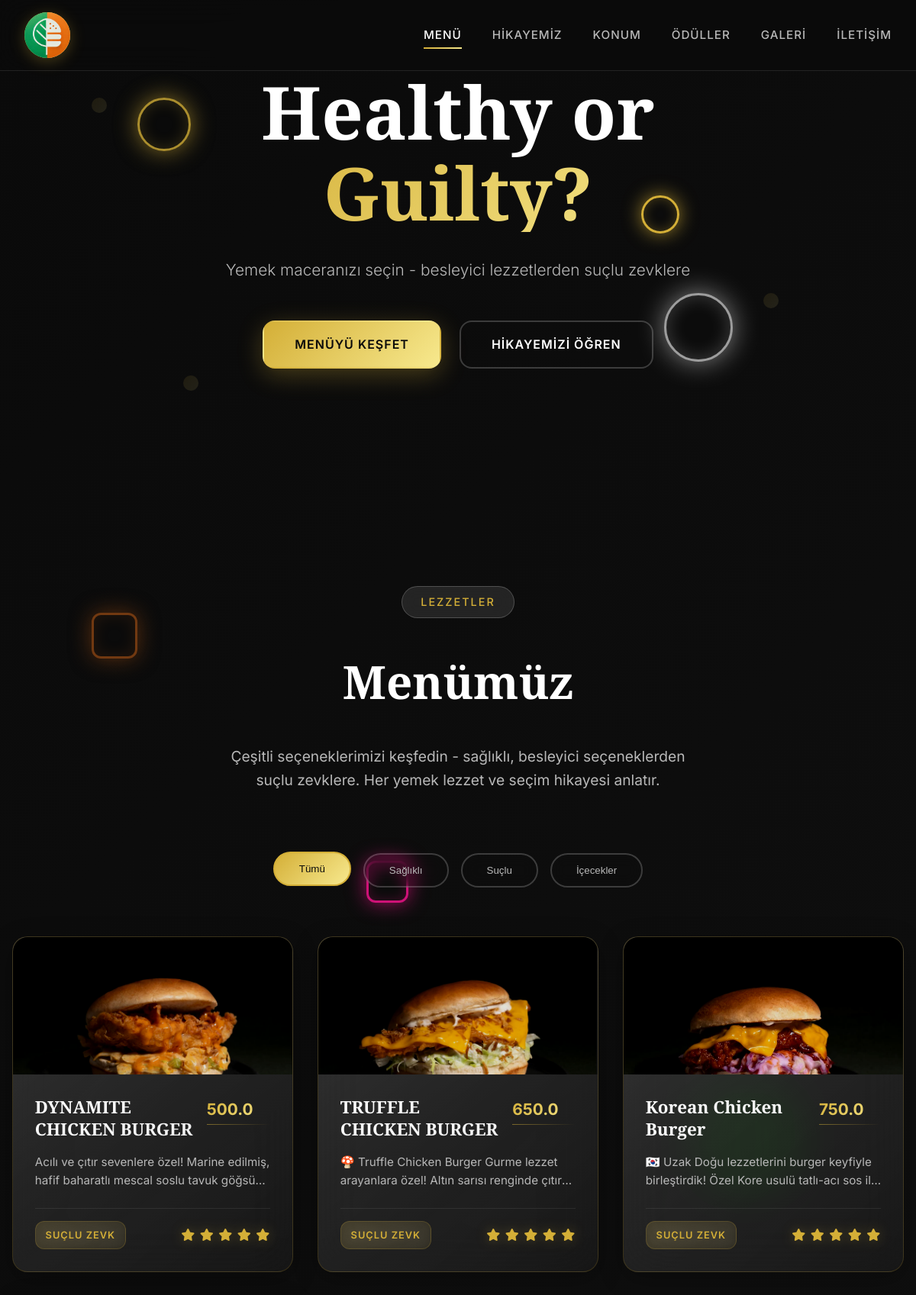
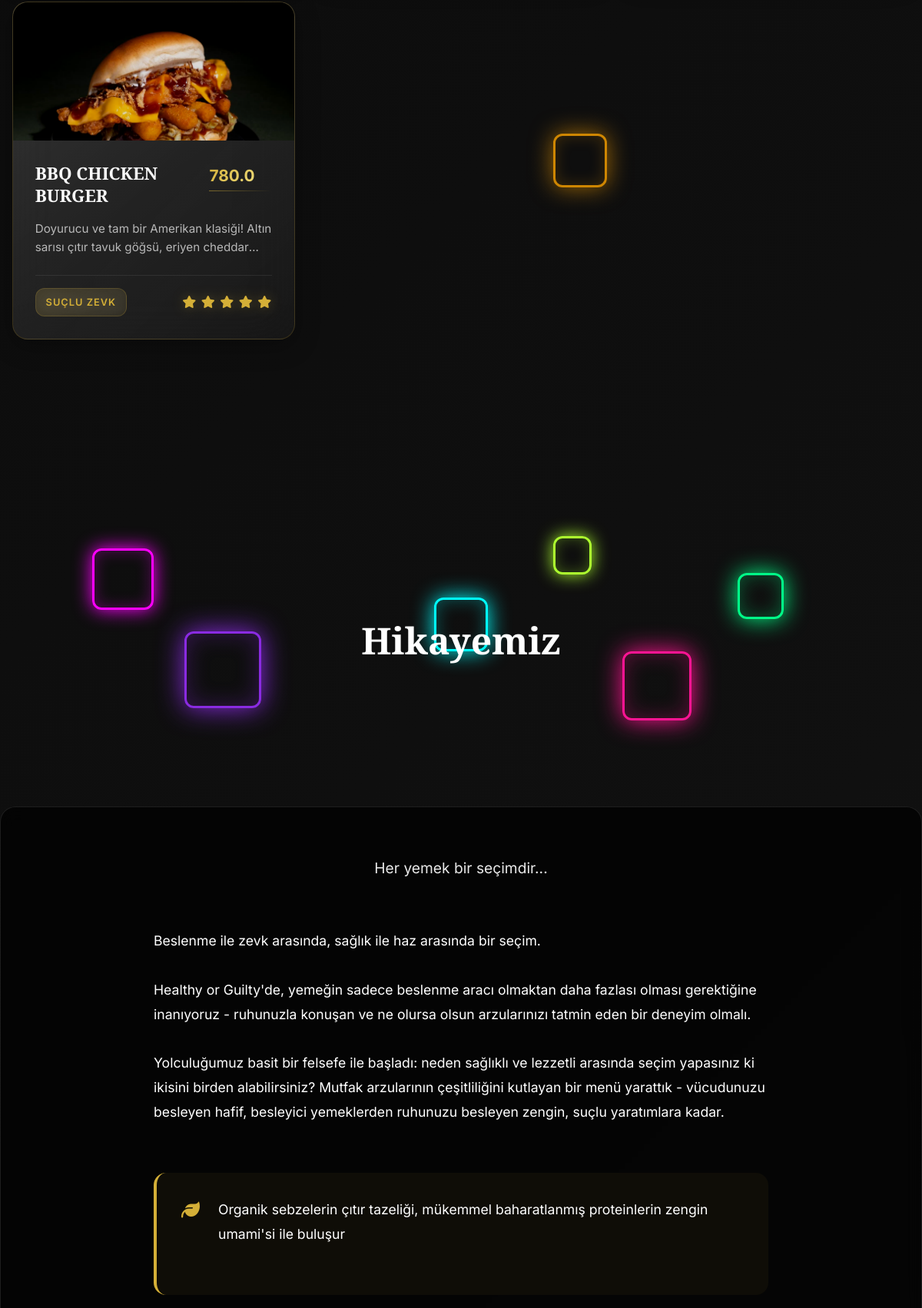
The page / (upper part) on the database its author committed (2 pictures, top to bottom).
### tables this page shows
CREATE TABLE menu_items (
            id INTEGER PRIMARY KEY AUTOINCREMENT,
            isim TEXT NOT NULL,
            aciklama TEXT,
            fiyat REAL NOT NULL,
            kategori TEXT,
            resim TEXT
        );

### app.py (the view)
@app.route("/")
def home():
    menuler = get_menu_items()
    return render_template("index.html", menuler=menuler)

### app.py (called while the page is built)
def get_db_connection():
    conn = sqlite3.connect('menu.db')
    conn.row_factory = sqlite3.Row
    return conn

def get_menu_items():
    conn = get_db_connection()
    cursor = conn.cursor()
    cursor.execute("SELECT id, isim, aciklama, fiyat, kategori, resim FROM menu_items")
    rows = cursor.fetchall()
    conn.close()
    menu_list = []
    for row in rows:
        menu_list.append({
            'id': row[0],
            'isim': row[1],
            'aciklama': row[2],
            'fiyat': row[3],
            'kategori': row[4],
            'resim': row[5]
        })
    return menu_list

### templates/index.html (shortened to what this page needs)
<!DOCTYPE html>
<html lang="tr">
<head>
  <link rel="stylesheet" href="https://cdnjs.cloudflare.com/ajax/libs/font-awesome/6.4.0/css/all.min.css">
  <link href="https://unpkg.com/aos@2.3.1/dist/aos.css" rel="stylesheet">
  <link rel="stylesheet" href="/static/style.css">
</head>
<body>
  <nav class="navbar" id="navbar">
    <div class="nav-container">
      <a href="#" class="logo-container">
        <div class="logo-icon">
          <img src="{{ url_for('static', filename='images/logo.png') }}" alt="Logo">
        </div>
      </a>
      <div class="nav-menu" id="nav-menu">
        <a href="#menu" class="nav-link active">Menü</a>
        <a href="#story" class="nav-link">Hikayemiz</a>
        <a href="#location" class="nav-link">Konum</a>
        <a href="#awards" class="nav-link">Ödüller</a>
        <a href="#gallery" class="nav-link">Galeri</a>
        <a href="#contact" class="nav-link">İletişim</a>
      </div>
    </div>
  </nav>
  <div class="site-wrapper">
    <section class="hero" id="hero">
    <div class="animated-background">
      <div class="animated-shapes">
        <div class="floating-shape shape-1"></div>
        <div class="floating-shape shape-2"></div>
        <div class="floating-shape shape-3"></div>
      </div>
    </div>
    <div class="hero-video-container">
      <video class="hero-video" autoplay muted loop playsinline>
        <source src="{{ url_for('static', filename='giris-sayfası.mp4') }}" type="video/mp4">
      </video>
      <div class="hero-overlay"></div>
    </div>
    <div class="hero-content">
      <div class="hero-text" data-aos="fade-up" data-aos-duration="1000" data-aos-delay="500">
        <h1 class="hero-title">
          <span class="title-line">Healthy or</span>
          <span class="title-line accent">Guilty?</span>
        </h1>
        <p class="hero-subtitle">Yemek maceranızı seçin - besleyici lezzetlerden suçlu zevklere</p>
        <div class="hero-buttons">
          <a href="#menu" class="btn btn-primary">Menüyü Keşfet</a>
          <a href="#story" class="btn btn-secondary">Hikayemizi Öğren</a>
        </div>
      </div>
    </div>
    <div class="floating-elements">
      <div class="float-element float-1"></div>
      <div class="float-element float-2"></div>
      <div class="float-element float-3"></div>
    </div>
  </section>
  <section id="menu" class="menu-section">
    <div class="animated-background">
      <div class="animated-shapes">
        <div class="floating-shape shape-1"></div>
        <div class="floating-shape shape-2"></div>
        <div class="floating-shape shape-3"></div>
        <div class="floating-shape shape-4"></div>
      </div>
    </div>
    <div class="section-header" data-aos="fade-up">
      <div class="section-tag">Lezzetler</div>
      <h2 class="section-title">Menümüz</h2>
      <p class="section-subtitle">Çeşitli seçeneklerimizi keşfedin - sağlıklı, besleyici seçeneklerden suçlu zevklere. Her yemek lezzet ve seçim hikayesi anlatır.</p>
    </div>
    <div class="menu-filter" data-aos="fade-up" data-aos-delay="200">
      <button class="filter-btn active" data-filter="all">Tümü</button>
      <button class="filter-btn" data-filter="healthy">Sağlıklı</button>
      <button class="filter-btn" data-filter="guilty">Suçlu</button>
      <button class="filter-btn" data-filter="drinks">İçecekler</button>
    </div>
    <div class="menu-container">
      {% for urun in menuler %}
        <div class="dish-card" data-aos="fade-up" data-aos-delay="{{ loop.index0 * 100 }}" data-category="all">
          <div class="dish-image-container">
            {% if urun.resim %}
              <img src="{{ url_for('static', filename='images/' + urun.resim) }}" alt="{{ urun.isim }}" class="dish-image">
            {% else %}
              <div class="no-image">
                <i class="fas fa-utensils"></i>
              </div>
            {% endif %}
          </div>
          <div class="dish-content">
            <div class="dish-header">
              <h3 class="dish-name">{{ urun.isim }}</h3>
              <div class="dish-price">{{ urun.fiyat }} <span>TL</span></div>
            </div>
            <p class="dish-description">{{ urun.aciklama or 'Lezzetli bir seçenek sizi bekliyor' }}</p>
            <div class="dish-footer">
              <span class="dish-category">{{ urun.kategori or 'Özel' }}</span>
              <div class="dish-rating">
                <i class="fas fa-star"></i>
                <i class="fas fa-star"></i>
                <i class="fas fa-star"></i>
                <i class="fas fa-star"></i>
                <i class="fas fa-star"></i>
              </div>
            </div>
          </div>
        </div>
      {% endfor %}
    </div>
  </section>
  <section id="story" class="story-section">
    <div class="story-hero" data-aos="fade-up">
      <div class="story-hero-overlay">
        <div class="animated-boxes">
          <div class="neon-box box-1"></div>
          <div class="neon-box box-2"></div>
          <div class="neon-box box-3"></div>
          <div class="neon-box box-4"></div>
          <div class="neon-box box-5"></div>
          <div class="neon-box box-6"></div>
        </div>
        <h2>Hikayemiz</h2>
      </div>
    </div>
    <div class="story-content">
      <div class="container">
        <div class="story-text" data-aos="fade-up" data-aos-delay="300">
          <div class="story-intro">
            <p class="story-tagline">Her yemek bir seçimdir...</p>
          </div>
          <div class="story-body">
            <p>Beslenme ile zevk arasında, sağlık ile haz arasında bir seçim.</p>
            <p>Healthy or Guilty'de, yemeğin sadece beslenme aracı olmaktan daha fazlası olması gerektiğine inanıyoruz - ruhunuzla konuşan ve ne olursa olsun arzularınızı tatmin eden bir deneyim olmalı.</p>
            <p>Yolculuğumuz basit bir felsefe ile başladı: neden sağlıklı ve lezzetli arasında seçim yapasınız ki ikisini birden alabilirsiniz? Mutfak arzularının çeşitliliğini kutlayan bir menü yarattık - vücudunuzu besleyen hafif, besleyici yemeklerden ruhunuzu besleyen zengin, suçlu yaratımlara kadar.</p>
            <div class="story-highlights">
              <div class="highlight-item" data-aos="fade-right" data-aos-delay="500">
                <i class="fas fa-leaf"></i>
                <p>Organik sebzelerin çıtır tazeliği, mükemmel baharatlanmış proteinlerin zengin umami'si ile buluşur</p>
              </div>
            </div>
          </div>
        </div>
      </div>
    </div>
  </section>
  </div>
</body>
</html>

### rows shown on the page
menu_items: resim (picture), isim "DYNAMITE CHICKEN BURGER", fiyat "500.0", aciklama "Acılı ve çıtır sevenlere özel! Marine edilmiş, hafif baharatlı mescal soslu tavuk…", kategori "SUÇLU ZEVK"
menu_items: resim (picture), isim "TRUFFLE CHICKEN BURGER", fiyat "650.0", aciklama "🍄 Truffle Chicken Burger Gurme lezzet arayanlara özel! Altın sarısı renginde…", kategori "SUÇLU ZEVK"
menu_items: resim (picture), isim "Korean Chicken Burger", fiyat "750.0", aciklama "🇰🇷 Uzak Doğu lezzetlerini burger keyfiyle birleştirdik! Özel Kore usulü tatlı-acı sos…", kategori "SUÇLU ZEVK"
menu_items: resim (picture), isim "BBQ CHICKEN BURGER", fiyat "780.0", aciklama "Doyurucu ve tam bir Amerikan klasiği! Altın sarısı çıtır tavuk göğsü, eriyen…", kategori "SUÇLU ZEVK"
